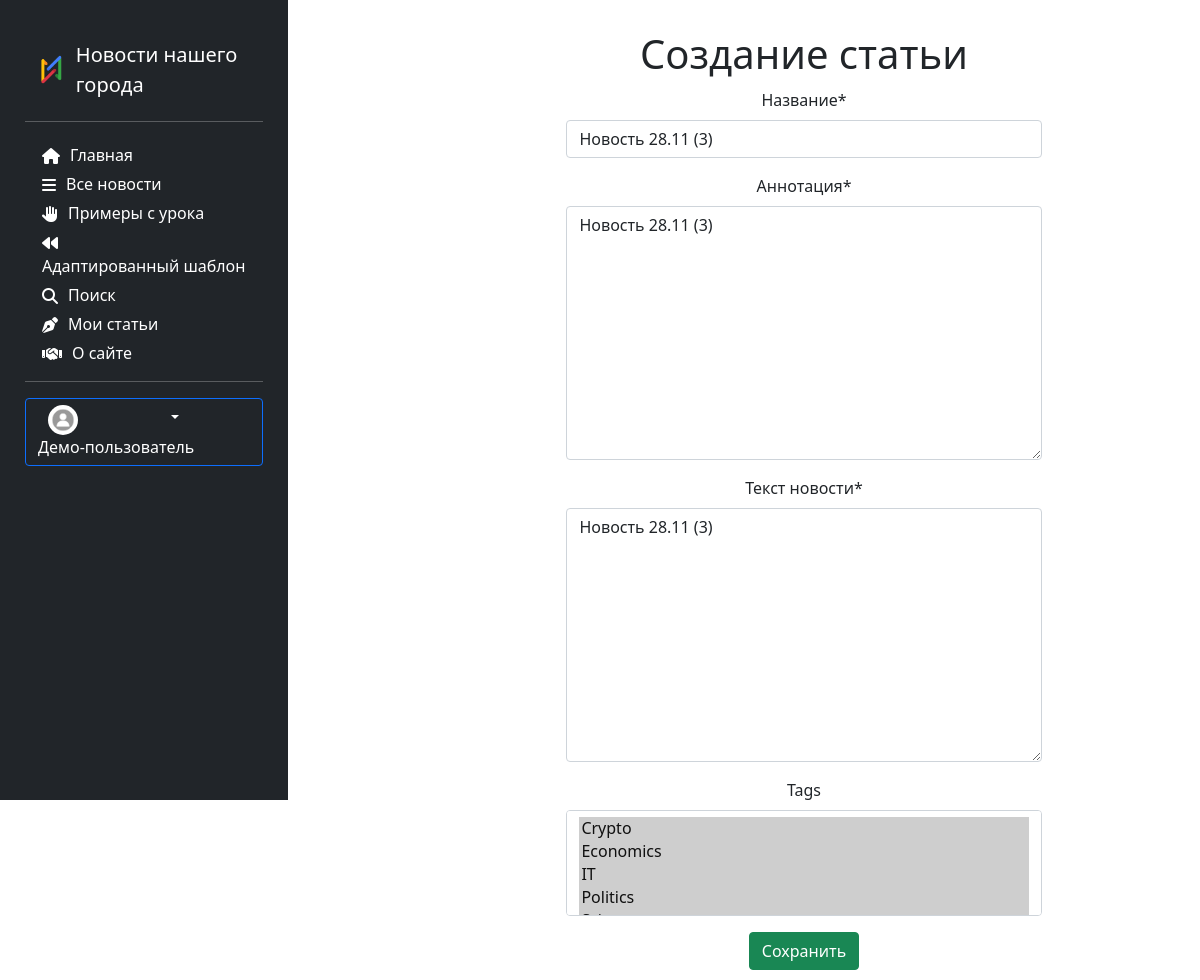
The page /news/update/14 on the database as committed earlier.
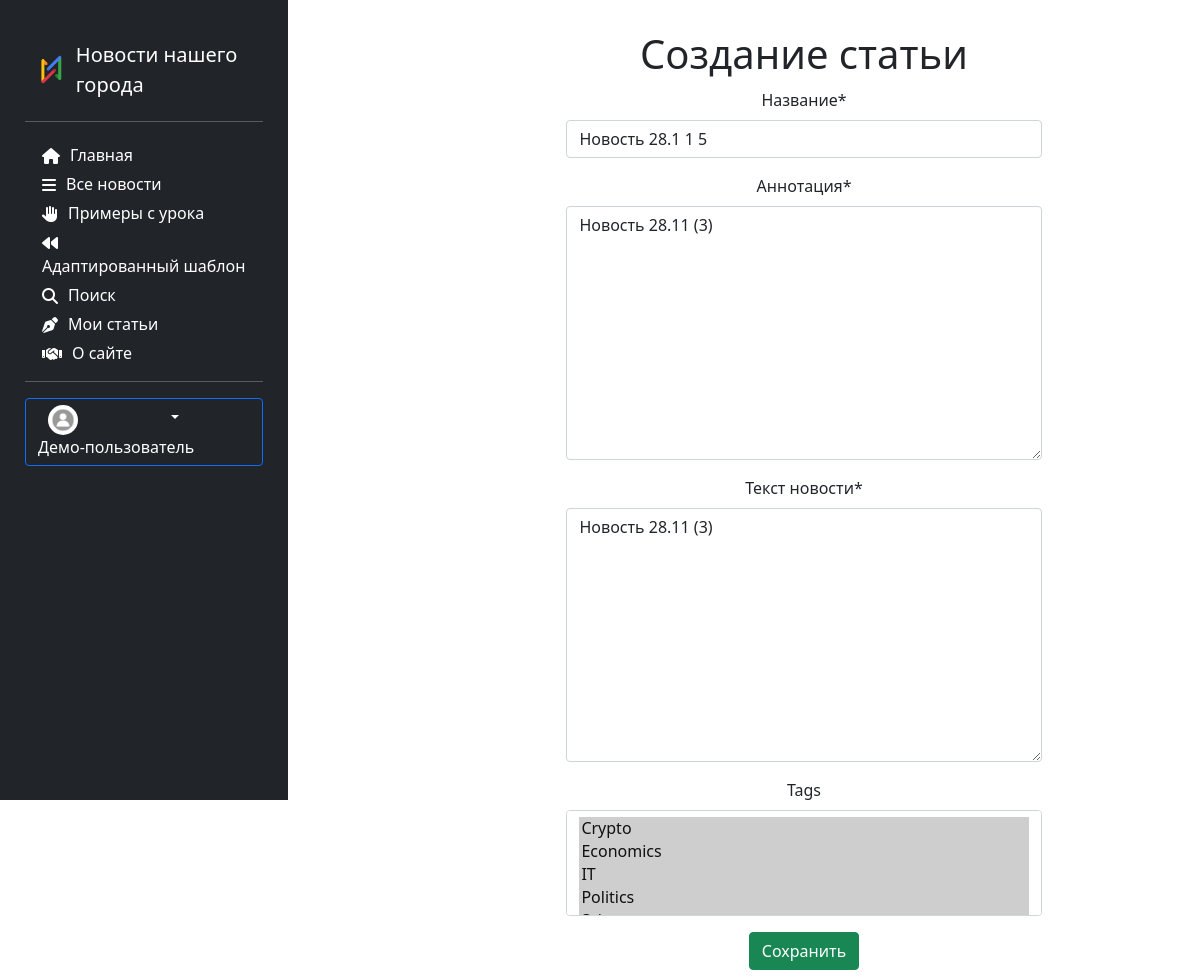
The same page on the database as committed later.
### news/models.py (models this page shows, shortened)
class Article(models.Model):
    categories = (('E','Economics'),
                  ('S','Science'),
                  ('IT','IT'))
    author = models.ForeignKey(User, on_delete=models.SET_NULL, null=True)
    title = models.CharField('Название',max_length=50,default='')
    anouncement = models.TextField('Аннотация',max_length=250)
    text = models.TextField('Текст новости')
    date = models.DateTimeField('Дата публикации',auto_now=True)
    category = models.CharField(choices=categories, max_length=20,verbose_name='Категории')
    tags = models.ManyToManyField(to=Tag, blank=True)
    slug = models.SlugField()
    objects = models.Manager()
    published = PublishedToday()
    class Meta:
        ordering = ['title','date']
        verbose_name= 'Новость'
        verbose_name_plural='Новости'

class Tag(models.Model):
    title = models.CharField(max_length=80)
    status = models.BooleanField(default=True)
    def __str__(self):
        return self.title
    class Meta:
        ordering = ['title','status']
        verbose_name= 'Тэг'
        verbose_name_plural='Тэги'

### news/views.py (the view)
# urls.py: path('update/<int:pk>', views.ArticleUpdateView.as_view(), name='news_update'),
class ArticleUpdateView(UpdateView):
    model = Article
    template_name = 'news/create_article.html'
    fields = ['title','anouncement','text','tags']

### news/templates/news/create_article.html (shortened to what this page needs)
{% extends 'main/base_template.html' %}
{% load static %}
{% load bootstrap5 %}
{% load crispy_forms_tags %}
{% block content %}
        <div class="row">
            <div class="text-center" style="margin-top:30px;">
                    <h1 >Создание статьи</h1>
            <form method="post" class="contact_form" enctype="multipart/form-data">
                {{ form|crispy }}
                <input type="submit" class="btn btn-success" value = "Сохранить">
            </form>
            </div>
        </div>
{% endblock %}

Rows that differ between the two databases and show on the page:
changed Article "Новость 28.11 (3)": title "Новость 28.11 (3)" → "Новость 28.1 1 5"
